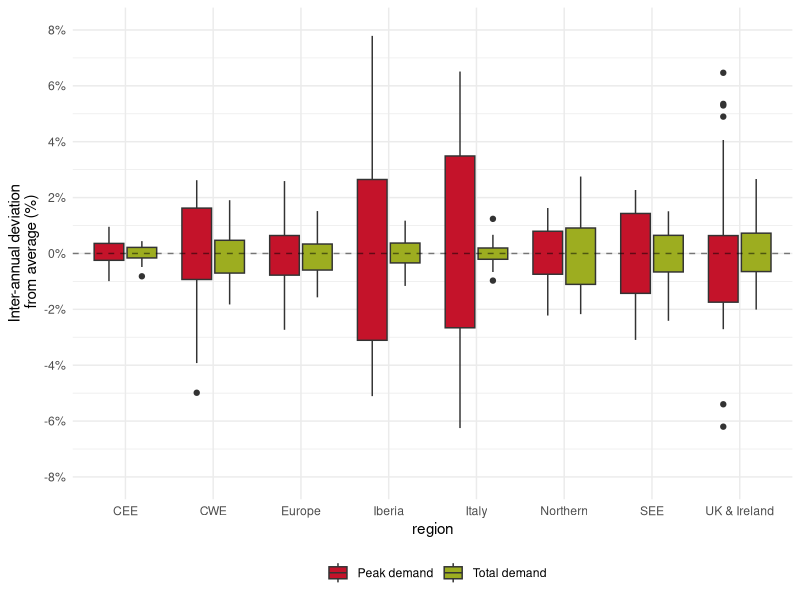

Recreate this plot in R.
# This code has been used to generate the figures in the following report:
# De Felice, M., Busch, S., Kanellopoulos, K., Kavvadias, K. and Hidalgo Gonzalez, I.,
# Power system flexibility in a variable climate,
# ISBN 978-92-76-18183-5 (online), doi:10.2760/75312 (online)
# This code is released under Creative Commons Attribution 4.0 International (CC BY 4.0) licence
# (https://creativecommons.org/licenses/by/4.0/).

library(tidyverse)

sel <- read_csv("data_figure07.csv")

g <- ggplot(sel, aes(x = region, y = perc_dev, fill = label)) +
  geom_boxplot(fatten = NULL) +
  geom_hline(yintercept = 0, alpha = 0.5, linetype = "dashed") +
  scale_y_continuous(
    labels = scales::percent_format(accuracy = 1),
    breaks = seq(-0.1, 0.1, 0.02),
    limits = c(-0.08, 0.08)
  ) +
  labs(
    y = "Inter-annual deviation\n from average (%)"
  ) +
  theme_minimal() +
  scale_fill_manual(values = c("#c4132a", "#9dad20"), name = "") +
  theme(
    legend.position = "bottom"
  ) 

ggsave("figure07.png", width = 4.7, height = 3.2)
